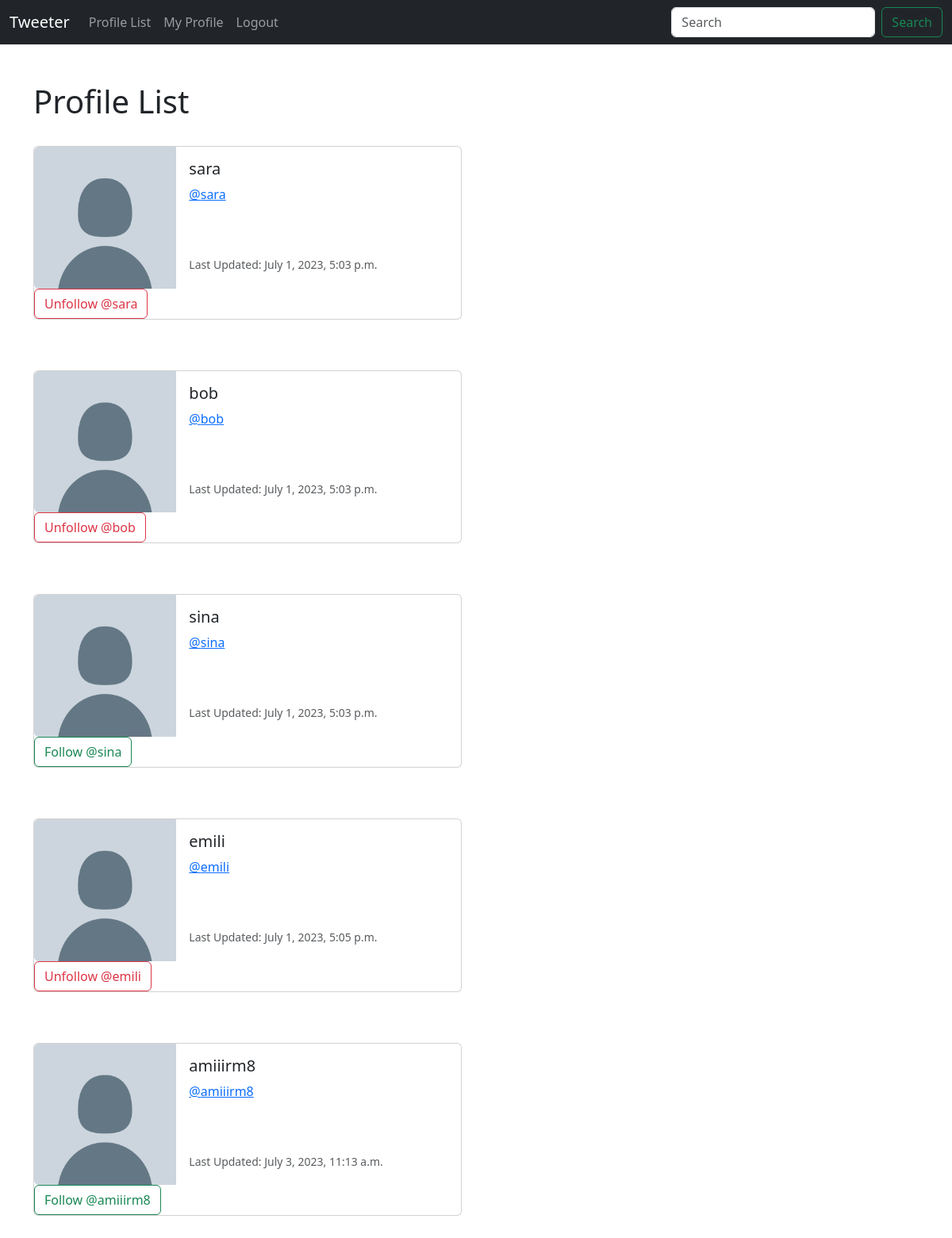
The page /profile_list/ (signed in) on the database as committed earlier.
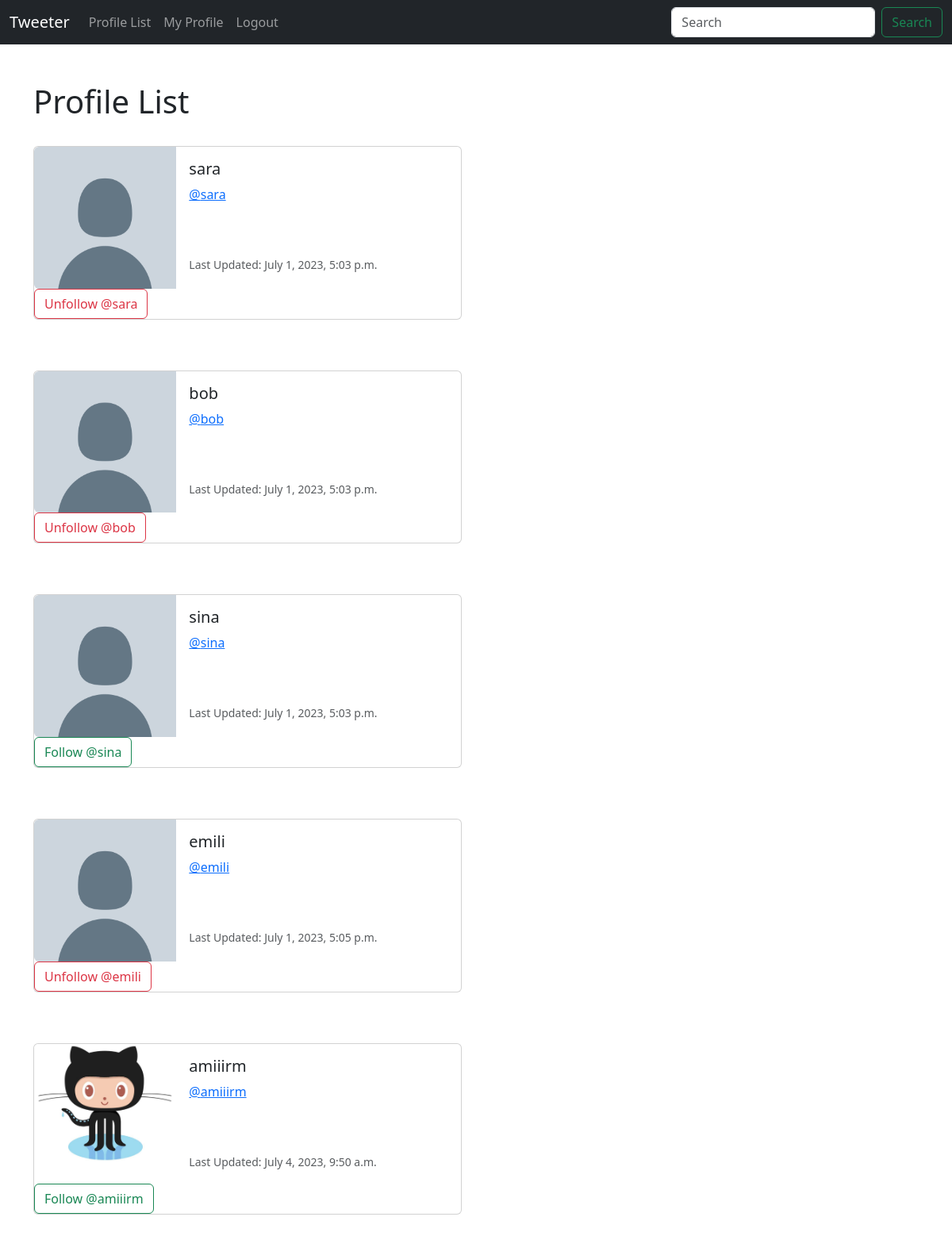
The same page on the database as committed later.
### tweeter/models.py (models this page shows, shortened)
class Profile(models.Model):
    user = models.OneToOneField(User, on_delete=models.CASCADE)
    follows = models.ManyToManyField("self",
        related_name="followed_by",
        symmetrical=False,
        blank=True)
    date_modified = models.DateTimeField(User, auto_now=True)
    profile_image = models.ImageField(null=True, blank=True, upload_to="images/")

### tweeter/views.py (the view)
# urls.py: path('profile_list/', views.profile_list, name='profile_list'),
def profile_list(request):
    if request.user.is_authenticated:
        profiles = Profile.objects.exclude(user=request.user)
        return render(request, 'profile_list.html', {"profiles":profiles})
    else:
        messages.success(request, ("You must be logged in to view this page... "))
        return redirect('home')

### tweeter/templates/profile_list.html (shortened to what this page needs)
{% extends 'base.html' %}
{% load static %}
{% block content %}
    <h1>Profile List </h1>
<br/>
{% if profiles %}
    {% for profile in profiles %}
    <div class="card mb-3" style="max-width: 540px;">
        <div class="row g-0">
          <div class="col-md-4">
            {% if profile.profile_image %}
              <img src="{{ profile.profile_image.url }}" width="200px" height="200px"
              class="img-fluid rounded-start" alt="{{profile.user.username}}">
            {% else %}
              <img src="{% static 'images/none photo.png' %}" class="img-fluid rounded-start" alt="Profile Image ">
            {% endif %}
          </div>
          <div class="col-md-8">
            <div class="card-body">
              <h5 class="card-title">{{ profile.user.username }}
              </h5>
              <p class="card-text"><a href="{% url 'profile' profile.user.id %}">@{{ profile.user.username }}
              </a></p>
              <br/><br/>
              <p class="card-text"><small class="text-body-secondary">
              Last Updated: {{ profile.date_modified }}</small>
              </p>
            </div>
          </div>
          <br/>
          <form method=POST>
            {% if profile in user.profile.follows.all %}
                <button class="btn btn-outline-danger" name="follow"
                value="unfollow" type="submit">
                   Unfollow @{{profile.user.username}}
                </button>
            {% else %}
                <button class="btn btn-outline-success" name="follow"
                value="follow" type="submit">
                Follow @{{profile.user.username}}
                </button>
            {% endif %}
          </form>
          <br/>
        </div>
      </div>
      <br/><br/>
    {% endfor %}
{%endif%}
{% endblock %}

### tweeter/templates/base.html (shortened to what this page needs)
<!doctype html>
<html lang="en">
  <head>
    <link href="https://cdn.jsdelivr.net/npm/bootstrap@5.3.0/dist/css/bootstrap.min.css" rel="stylesheet">
  </head>
  <body>
    {% include 'navbar.html' %}
    <br/>
    <div class="container">
        <br/>
        {% block content %}
        {% endblock %}
    </div>
  </body>
</html>

### tweeter/templates/navbar.html (shortened to what this page needs)
<nav class="navbar navbar-expand-lg navbar-dark bg-dark">
    <div class="container-fluid">
      <a class="navbar-brand" href="{% url 'home' %}">Tweeter</a>
      <div class="collapse navbar-collapse" id="navbarSupportedContent">
        <ul class="navbar-nav me-auto mb-2 mb-lg-0">
            <li class="nav-item">
                <a class="nav-link"
                href="{% url 'profile_list' %}">Profile List </a>
            </li>
            {% if user.is_authenticated %}
            <li class="nav-item">
                <a class="nav-link"
                href="{% url 'profile' request.user.id %}">My Profile</a>
            </li>
            <li class="nav-item">
              <a class="nav-link"
              href="{% url 'logout' %}">Logout</a>
            </li>
             {% endif %}
        </ul>
        <form class="d-flex" role="search">
          <input class="form-control me-2" type="search" placeholder="Search" aria-label="Search">
          <button class="btn btn-outline-success" type="submit">Search</button>
        </form>
      </div>
    </div>
  </nav>

Rows that differ between the two databases and show on the page:
changed Profile: profile_image: picture added; user.username "amiiirm8" → "amiiirm"; date_modified "July 3, 2023, 11:13 a.m." → "July 4, 2023, 9:50 a.m."
